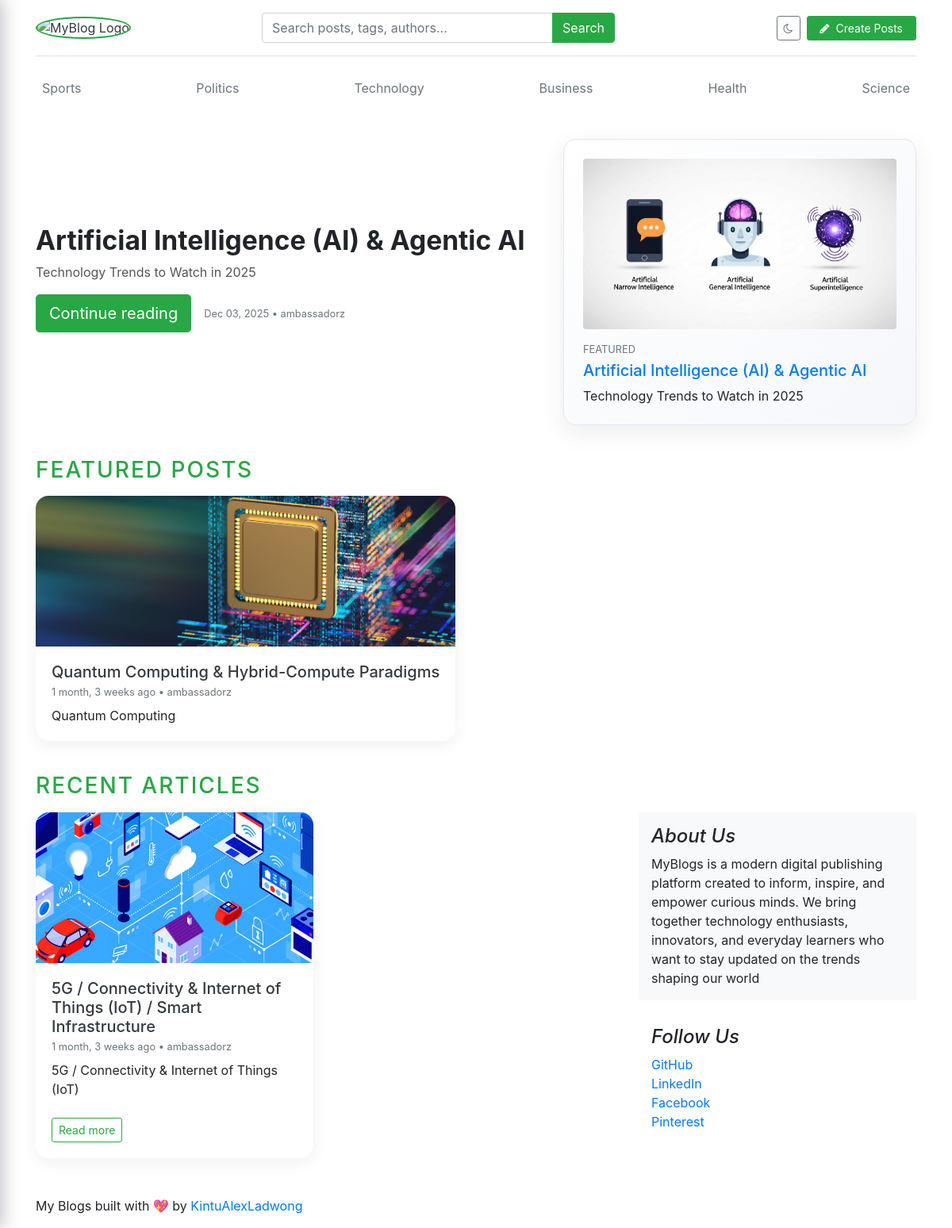
The page / on the database its author committed.
### blogs/models.py (models this page shows, shortened)
class Category(models.Model):
    category_name = models.CharField(max_length=50, unique=True)
    created_at = models.DateTimeField(auto_now_add=True)
    updated_at = models.DateTimeField(auto_now=True)
    class Meta:
        verbose_name_plural = 'categories'

class Blog(models.Model):
    title = models.CharField(max_length=100)
    slug = models.SlugField(max_length=150, unique=True, blank=True)
    category = models.ForeignKey(Category, on_delete=models.CASCADE)
    author = models.ForeignKey(User, on_delete=models.CASCADE)
    featured_image = models.ImageField(upload_to='uploads/%Y/%m/%d')
    short_description = models.TextField(max_length=500)
    blog_body = models.TextField(max_length=2000)
    status = models.CharField(max_length=20, choices=STATUS_CHOICES, default="Draft")
    is_featured = models.BooleanField(default=False)
    created_at = models.DateTimeField(auto_now_add=True)
    updated_at = models.DateTimeField(auto_now=True)

### assignments/models.py (models this page shows, shortened)
class About(models.Model):
    about_heading = models.CharField(max_length=25)
    about_description = models.TextField(max_length=255)
    created_at = models.DateTimeField(auto_now_add=True)
    updated_at = models.DateTimeField(auto_now=True)
    class Meta:
        verbose_name_plural = 'About'

class SocialLink(models.Model):
    platform = models.CharField(max_length=25)
    link = models.URLField(max_length=100)
    created_at = models.DateTimeField(auto_now_add=True)
    updated_at = models.DateTimeField(auto_now=True)

### blog_main/views.py (the view)
# urls.py: 2. Add a URL to urlpatterns:  path('', views.home, name='home')
def home(request):
    featured_posts = Blog.objects.filter(is_featured=True, status='Published').order_by('updated_at')
    posts = Blog.objects.filter(is_featured=False, status='Published')
    try:
        about = About.objects.get()
    except:
        about = None
    context = {
        'featured_posts': featured_posts,
        'posts': posts,
        'about': about,
    }
    return render(request, 'home.html', context)

### blogs/context_processors.py (called while the page is built)
def get_categories(request):
    categories = Category.objects.all()
    return dict(categories=categories)

def get_social_links(request):
    social_links = SocialLink.objects.all()
    return dict(social_links=social_links)

### templates/home.html (shortened to what this page needs)
{% extends "base.html" %}
{% block content %}
{% with hero_post=featured_posts.0 %}
{% if hero_post %}
<section class="hero-section mb-4">
  <div class="row align-items-center">
    <div class="col-md-7">
      <h1 class="hero-title">
        {{ hero_post.title }}
      </h1>
      <p class="hero-subtitle">
        {{ hero_post.short_description|truncatewords:35 }}
      </p>
      <div class="hero-actions d-flex flex-wrap align-items-center">
        <a href="{% url 'blogs' hero_post.slug %}" class="btn btn-success btn-lg mr-3 mb-2 rounded-pill">
          Continue reading
        </a>
        <span class="text-muted small mb-2">
          {{ hero_post.created_at|date:"M d, Y" }} • {{ hero_post.author }}
        </span>
      </div>
    </div>
    <div class="col-md-5 mt-4 mt-md-0">
      <div class="hero-card p-3 p-md-4">
        {% if hero_post.featured_image %}
          <a href="{% url 'blogs' hero_post.slug %}">
            <img src="{{ hero_post.featured_image.url }}" alt="{{ hero_post.title }}"
                 class="img-fluid rounded mb-3">
          </a>
        {% endif %}
        <p class="text-uppercase small text-muted mb-1">Featured</p>
        <h3 class="h5 mb-2">
          <a href="{% url 'blogs' hero_post.slug %}">
            {{ hero_post.title }}
          </a>
        </h3>
        <p class="mb-0">
          {{ hero_post.short_description|truncatewords:25 }}
        </p>
      </div>
    </div>
  </div>
</section>
{% endif %}
{% endwith %}
{% if featured_posts|length > 1 %}
<section class="mb-4">
  <h3 class="text-uppercase text-success mb-3" style="letter-spacing: 2px;">Featured Posts</h3>
  <div class="row">
    {% for post in featured_posts %}
      {% if not forloop.first %}
      <div class="col-md-6 mb-3 d-flex">
        <article class="card blog-card flex-fill border-0">
          {% if post.featured_image %}
            <a href="{% url 'blogs' post.slug %}">
              <img src="{{ post.featured_image.url }}" class="card-img-top" alt="{{ post.title }}">
            </a>
          {% endif %}
          <div class="card-body">
            <h2 class="h5 mb-1">
              <a href="{% url 'blogs' post.slug %}" class="text-dark">
                {{ post.title }}
              </a>
            </h2>
            <small class="mb-2 text-muted d-block">
              {{ post.created_at|timesince }} ago • {{ post.author }}
            </small>
            <p class="card-text mb-0">
              {{ post.short_description|truncatewords:25 }}
            </p>
          </div>
        </article>
      </div>
      {% endif %}
    {% endfor %}
  </div>
</section>
{% endif %}
<section class="mb-4">
  <h3 class="text-uppercase text-success mb-3" style="letter-spacing: 2px;">Recent Articles</h3>
  <main role="main" class="p-0">
    <div class="row">
      <div class="col-md-8 blog-main">
        <div class="row">
          {% for post in posts %}
          <div class="col-md-6 mb-4 d-flex">
            <article class="card blog-card flex-fill border-0">
              {% if post.featured_image %}
                <a href="{% url 'blogs' post.slug %}">
                  <img src="{{ post.featured_image.url }}" class="card-img-top" alt="{{ post.title }}">
                </a>
              {% endif %}
              <div class="card-body d-flex flex-column">
                <h2 class="h5 mb-1">
                  <a href="{% url 'blogs' post.slug %}" class="text-dark">
                    {{ post.title }}
                  </a>
                </h2>
                <small class="mb-2 text-muted d-block">
                  {{ post.created_at|timesince }} ago • {{ post.author }}
                </small>
                <p class="card-text flex-grow-1">
                  {{ post.short_description|truncatewords:25 }}
                </p>
                <div class="mt-2">
                  <a href="{% url 'blogs' post.slug %}" class="btn btn-outline-success btn-sm rounded-pill">
                    Read more
                  </a>
                </div>
              </div>
            </article>
          </div>
          {% empty %}
          <div class="col-12">
            <p>No articles yet. Create your first post!</p>
          </div>
          {% endfor %}
        </div>
      </div>
      <aside class="col-md-4 blog-sidebar mt-4 mt-md-0">
        <div class="p-3 mb-3 bg-light rounded">
          <h4 class="font-italic">{{ about.about_heading }}</h4>
          <p class="mb-0">{{ about.about_description }}</p>
        </div>
        {% if social_links %}
        <div class="p-3">
          <h4 class="font-italic">Follow Us</h4>
          <ol class="list-unstyled">
            {% for i in social_links %}
              <li><a href="{{ i.link }}" target="_blank">{{ i.platform }}</a></li>
            {% endfor %}
          </ol>
        </div>
        {% endif %}
      </aside>
    </div>
  </main>
</section>
{% endblock %}

### templates/base.html (shortened to what this page needs)
{% load static %}
<!DOCTYPE html>
<html lang="en">
<head>
    <link href="https://getbootstrap.com/docs/4.0/dist/css/bootstrap.min.css" rel="stylesheet">
    <link href="{% static 'css/blog.css' %}" rel="stylesheet">
    <link rel="stylesheet" href="https://cdnjs.cloudflare.com/ajax/libs/font-awesome/4.7.0/css/font-awesome.min.css">
</head>
<body>
  <div class="container">
    <header class="blog-header py-3 mb-3 border-bottom shadow-sm">
      <div class="row align-items-center">
        <div class="col-6 col-md-3 d-flex align-items-center">
          <a class="blog-header-logo text-dark" href="/">
            <img
              class="img-fluid"
              src="{% static 'images/myBlogo.png' %}"
              alt="MyBlog Logo"
              width="50"
              height="50"
              style="border-radius: 50%; border: 2.5px solid #28a745; object-fit: cover; margin-right: .4rem;"
            >
          </a>
        </div>
        <div class="col-12 col-md-5 order-3 order-md-2 mt-3 mt-md-0">
          <form action="{% url 'search' %}" method="GET">
            <div class="input-group">
              <input class="form-control" type="text" name="keyword" value="{{ keyword }}"
                     placeholder="Search posts, tags, authors..." aria-label="Search">
              <div class="input-group-append">
                <button type="submit" class="btn btn-success">
                  <span class="d-none d-md-inline">Search</span>
                </button>
              </div>
            </div>
          </form>
        </div>
        <div class="col-6 col-md-4 d-flex justify-content-end align-items-center order-2 order-md-3">
          <button class="btn btn-outline-secondary btn-sm mr-2 rounded-pill" id="themeToggle" type="button">
            <i class="fa fa-moon-o theme-icon-dark"></i>
          </button>
          {% if not user.is_authenticated %}
            <a class="btn btn-success btn-sm rounded-pill px-3 header-cta-btn" href="{% url 'login' %}">
              <i class="fa fa-pencil mr-1"></i>
              <span class="d-none d-sm-inline">Create Posts</span>
            </a>
          {% endif %}
        </div>
      </div>
    </header>
    <div class="nav-scroller py-1 mb-2">
      <nav class="nav d-flex justify-content-between">
        {% for cat in categories %}
          <a class="p-2 text-muted" href="{% url 'posts_by_category' cat.id %}">{{ cat.category_name }}</a>
        {% endfor %}
      </nav>
    </div>
    {% block content %}
    {% endblock %}
    <footer class="blog-footer">
      <p>
        My Blogs built with 💖 by
        <a href="https://ladwongdevelopers.dev/playground" target="_blank">KintuAlexLadwong</a>
      </p>
    </footer>
  </div>
</body>
</html>

### blog_main/static/css/blog.css (style rules this page uses)
.hero-section { padding: 2rem 0 1rem; }
.hero-title { font-size: 2.1rem; font-weight: 700; line-height: 1.2; }
.hero-subtitle { font-size: 1rem; color: #555; max-width: 34rem; }
.hero-card { border-radius: 1rem; background: linear-gradient(135deg, #ffffff, #f5f7fb); border: 1px solid #e4e7f2; box-shadow: 0 10px 30px rgba(15, 23, 42, 0.08); }
.blog-card { border-radius: 1rem; overflow: hidden; border: 1px solid #eaeaea; box-shadow: 0 6px 20px rgba(15, 23, 42, 0.06); transition: transform 0.18s ease, box-shadow 0.18s ease; }
.blog-card .card-img-top { height: 190px; object-fit: cover; }
.theme-icon-dark, .theme-icon-light { transition: opacity 0.2s ease; }

### rows shown on the page
Category: category_name "Sports"
Category: category_name "Politics"
Category: category_name "Technology"
Category: category_name "Business"
Category: category_name "Health"
Category: category_name "Science"
Blog: title "Artificial Intelligence (AI) & Agentic AI", short_description "Technology Trends to Watch in 2025", created_at "Dec 03, 2025", author "ambassadorz", featured_image (picture)
Blog: featured_image (picture), title "Quantum Computing & Hybrid-Compute Paradigms", created_at "1 month, 3 weeks", author "ambassadorz", short_description "Quantum Computing"
Blog: featured_image (picture), title "5G / Connectivity & Internet of Things (IoT) / Smart Infrastructure", created_at "1 month, 3 weeks", author "ambassadorz", short_description "5G / Connectivity & Internet of Things (IoT)"
About: about_heading "About Us", about_description "MyBlogs is a modern digital publishing platform created to inform, inspire, and empower curious minds. We bring together technology enthusiasts, innovators, and everyday learners who want to stay updated on the trends shaping our world"
SocialLink: platform "GitHub"
SocialLink: platform "LinkedIn"
SocialLink: platform "Facebook"
SocialLink: platform "Pinterest"
